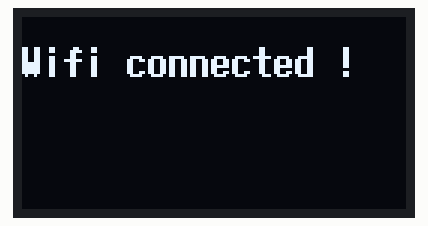
The sketch below on a simulated ESP8266 (NodeMCU). Shown: 128×64 one-colour display. WiFi joins after 1.5 s; servers stay silent unless stated; what the sketch prints to the serial monitor is not drawn.

Above: at 2.1 s.

The sketch:

main.ino
```cpp
#include <Arduino.h>
#include <Wire.h>
#include <U8g2lib.h>
#include <ESP8266WiFi.h>
#include <ESP8266HTTPClient.h>
#include <Arduino_JSON.h>

U8G2_SSD1306_128X64_NONAME_F_SW_I2C u8g2(U8G2_R0, 14, 12, U8X8_PIN_NONE);

void setup(void) {
  Serial.begin(115200);
  u8g2.begin();
  initWiFi();
}

void loop(void) {
  checkWifi();
  getBusyState();
}
```

api.ino
```cpp
unsigned long lastTime = 0;
unsigned long apiTimerDelay = 30000;
String jsonBuffer;
const String serverPath = "http://192.168.68.107:9887/state";

String httpGETRequest(const char *serverName)
{
  WiFiClient client;
  HTTPClient http;

  // Your IP address with path or Domain name with URL path
  http.begin(client, serverName);

  // Send HTTP POST request
  int httpResponseCode = http.GET();

  String payload = "{}";

  if (httpResponseCode > 0)
  {
    Serial.print("HTTP Response code: ");
    Serial.println(httpResponseCode);
    payload = http.getString();
  }
  else
  {
    Serial.print("Error code: ");
    Serial.println(httpResponseCode);
  }
  // Free resources
  http.end();

  return payload;
}

void getBusyState()
{
  if ((millis() - lastTime) > apiTimerDelay)
  {
    if (WiFi.status() == WL_CONNECTED)
    {
      jsonBuffer = httpGETRequest(serverPath.c_str());
      JSONVar myObject = JSON.parse(jsonBuffer);

      if (JSON.typeof(myObject) == "undefined")
      {
        writeScreen("API parsing failed!");
        return;
      }

      if (myObject["busy"])
      {
        u8g2.clearBuffer();
        u8g2.setFont(u8g2_font_fur20_tf);
        u8g2.drawStr(0, 24, "REUNION");
        u8g2.sendBuffer();
      }
      else
      {
        u8g2.clearDisplay();
      }
    }
    lastTime = millis();
  }
}
```

network.ino
```cpp
const char *ssid = "";
const char *password = "";
unsigned long previousMillis = 0;
unsigned long interval = 30000;

void initWiFi()
{
  writeScreen("Connecting to WiFi ..");
  WiFi.mode(WIFI_STA);
  WiFi.begin(ssid, password);
  while (WiFi.status() != WL_CONNECTED)
  {
    Serial.print('.');
    delay(1000);
  }
  writeScreen("Wifi connected !");
  Serial.println(WiFi.localIP());
  // The ESP8266 tries to reconnect automatically when the connection is lost
  WiFi.setAutoReconnect(true);
  WiFi.persistent(true);
}

void checkWifi()
{
  unsigned long currentMillis = millis();
  if (currentMillis - previousMillis >= interval)
  {
    switch (WiFi.status())
    {
    case WL_NO_SSID_AVAIL:
      writeScreen("Configured SSID cannot be reached");
      break;
    case WL_CONNECT_FAILED:
      writeScreen("Connection failed");
      break;
    }
    Serial.printf("Connection status: %d\n", WiFi.status());
    Serial.print("RRSI: ");
    Serial.println(WiFi.RSSI());
    previousMillis = currentMillis;
  }
}
```

screen.ino
```cpp
void writeScreen(const char *s) {
  u8g2.clearBuffer();
  u8g2.setFont(u8g2_font_7x14B_tr);
  u8g2.drawStr(0,20, s);
  u8g2.sendBuffer();
}
```

Measured:
- what the display in image 0 shows lasts 28.1 s, from 2.1 s to 30.2 s
